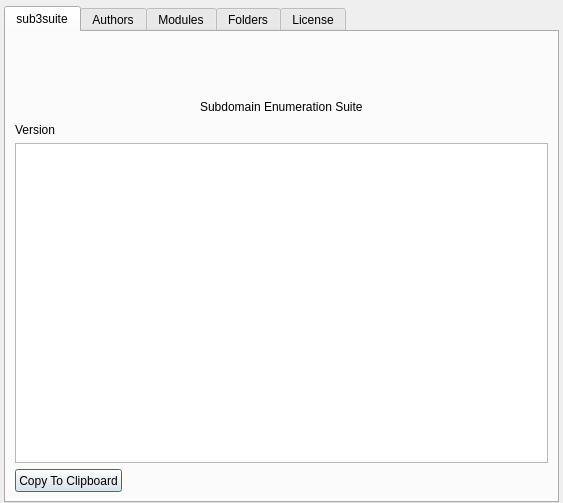
<?xml version="1.0" encoding="UTF-8"?>
<ui version="4.0">
 <class>AboutDialog</class>
 <widget class="QDialog" name="AboutDialog">
  <property name="geometry">
   <rect>
    <x>0</x>
    <y>0</y>
    <width>563</width>
    <height>503</height>
   </rect>
  </property>
  <property name="windowTitle">
   <string>About sub3suite</string>
  </property>
  <layout class="QVBoxLayout" name="verticalLayout">
   <property name="leftMargin">
    <number>4</number>
   </property>
   <property name="topMargin">
    <number>6</number>
   </property>
   <property name="rightMargin">
    <number>4</number>
   </property>
   <property name="bottomMargin">
    <number>0</number>
   </property>
   <item>
    <widget class="QTabWidget" name="tabWidget">
     <property name="currentIndex">
      <number>0</number>
     </property>
     <widget class="QWidget" name="tabSub3Suite">
      <attribute name="title">
       <string>sub3suite</string>
      </attribute>
      <layout class="QVBoxLayout" name="verticalLayout_2">
       <item>
        <layout class="QHBoxLayout" name="horizontalLayout">
         <item>
          <spacer name="horizontalSpacer">
           <property name="orientation">
            <enum>Qt::Horizontal</enum>
           </property>
           <property name="sizeHint" stdset="0">
            <size>
             <width>40</width>
             <height>20</height>
            </size>
           </property>
          </spacer>
         </item>
         <item>
          <widget class="QLabel" name="labelLogo">
           <property name="minimumSize">
            <size>
             <width>200</width>
             <height>50</height>
            </size>
           </property>
           <property name="maximumSize">
            <size>
             <width>16777215</width>
             <height>130</height>
            </size>
           </property>
           <property name="text">
            <string/>
           </property>
          </widget>
         </item>
         <item>
          <spacer name="horizontalSpacer_2">
           <property name="orientation">
            <enum>Qt::Horizontal</enum>
           </property>
           <property name="sizeHint" stdset="0">
            <size>
             <width>40</width>
             <height>20</height>
            </size>
           </property>
          </spacer>
         </item>
        </layout>
       </item>
       <item>
        <layout class="QHBoxLayout" name="horizontalLayout_2">
         <item>
          <spacer name="horizontalSpacer_3">
           <property name="orientation">
            <enum>Qt::Horizontal</enum>
           </property>
           <property name="sizeHint" stdset="0">
            <size>
             <width>40</width>
             <height>20</height>
            </size>
           </property>
          </spacer>
         </item>
         <item>
          <widget class="QLabel" name="label">
           <property name="sizePolicy">
            <sizepolicy hsizetype="Preferred" vsizetype="Maximum">
             <horstretch>0</horstretch>
             <verstretch>0</verstretch>
            </sizepolicy>
           </property>
           <property name="text">
            <string>Subdomain Enumeration Suite</string>
           </property>
          </widget>
         </item>
         <item>
          <spacer name="horizontalSpacer_4">
           <property name="orientation">
            <enum>Qt::Horizontal</enum>
           </property>
           <property name="sizeHint" stdset="0">
            <size>
             <width>40</width>
             <height>20</height>
            </size>
           </property>
          </spacer>
         </item>
        </layout>
       </item>
       <item>
        <widget class="QLabel" name="labelVersion">
         <property name="text">
          <string>Version</string>
         </property>
        </widget>
       </item>
       <item>
        <widget class="QPlainTextEdit" name="plainTextEditDescription">
         <property name="textInteractionFlags">
          <set>Qt::NoTextInteraction</set>
         </property>
        </widget>
       </item>
       <item>
        <layout class="QHBoxLayout" name="horizontalLayout_3">
         <item>
          <widget class="QPushButton" name="buttonCopy">
           <property name="minimumSize">
            <size>
             <width>100</width>
             <height>23</height>
            </size>
           </property>
           <property name="text">
            <string>Copy To Clipboard</string>
           </property>
          </widget>
         </item>
         <item>
          <spacer name="horizontalSpacer_5">
           <property name="orientation">
            <enum>Qt::Horizontal</enum>
           </property>
           <property name="sizeHint" stdset="0">
            <size>
             <width>40</width>
             <height>20</height>
            </size>
           </property>
          </spacer>
         </item>
        </layout>
       </item>
      </layout>
     </widget>
     <widget class="QWidget" name="tabAuthors">
      <attribute name="title">
       <string>Authors</string>
      </attribute>
      <layout class="QVBoxLayout" name="verticalLayout_3">
       <item>
        <widget class="QTableView" name="tableViewContributors">
         <property name="focusPolicy">
          <enum>Qt::NoFocus</enum>
         </property>
         <property name="editTriggers">
          <set>QAbstractItemView::NoEditTriggers</set>
         </property>
         <property name="showGrid">
          <bool>false</bool>
         </property>
         <attribute name="horizontalHeaderCascadingSectionResizes">
          <bool>false</bool>
         </attribute>
         <attribute name="horizontalHeaderMinimumSectionSize">
          <number>200</number>
         </attribute>
         <attribute name="horizontalHeaderDefaultSectionSize">
          <number>200</number>
         </attribute>
         <attribute name="horizontalHeaderHighlightSections">
          <bool>false</bool>
         </attribute>
         <attribute name="horizontalHeaderStretchLastSection">
          <bool>true</bool>
         </attribute>
         <attribute name="verticalHeaderVisible">
          <bool>false</bool>
         </attribute>
         <attribute name="verticalHeaderMinimumSectionSize">
          <number>20</number>
         </attribute>
         <attribute name="verticalHeaderDefaultSectionSize">
          <number>20</number>
         </attribute>
         <attribute name="verticalHeaderHighlightSections">
          <bool>false</bool>
         </attribute>
        </widget>
       </item>
      </layout>
     </widget>
     <widget class="QWidget" name="tabOsintModules">
      <attribute name="title">
       <string>Modules</string>
      </attribute>
      <layout class="QVBoxLayout" name="verticalLayout_4">
       <item>
        <widget class="QTableView" name="tableViewModules">
         <property name="editTriggers">
          <set>QAbstractItemView::NoEditTriggers</set>
         </property>
         <property name="showGrid">
          <bool>false</bool>
         </property>
         <attribute name="horizontalHeaderMinimumSectionSize">
          <number>200</number>
         </attribute>
         <attribute name="horizontalHeaderDefaultSectionSize">
          <number>200</number>
         </attribute>
         <attribute name="horizontalHeaderHighlightSections">
          <bool>false</bool>
         </attribute>
         <attribute name="horizontalHeaderShowSortIndicator" stdset="0">
          <bool>true</bool>
         </attribute>
         <attribute name="horizontalHeaderStretchLastSection">
          <bool>true</bool>
         </attribute>
         <attribute name="verticalHeaderVisible">
          <bool>false</bool>
         </attribute>
         <attribute name="verticalHeaderMinimumSectionSize">
          <number>20</number>
         </attribute>
         <attribute name="verticalHeaderDefaultSectionSize">
          <number>20</number>
         </attribute>
         <attribute name="verticalHeaderHighlightSections">
          <bool>false</bool>
         </attribute>
        </widget>
       </item>
      </layout>
     </widget>
     <widget class="QWidget" name="tabFolders">
      <attribute name="title">
       <string>Folders</string>
      </attribute>
      <layout class="QVBoxLayout" name="verticalLayout_5">
       <item>
        <widget class="QTableView" name="tableViewFolders">
         <property name="editTriggers">
          <set>QAbstractItemView::NoEditTriggers</set>
         </property>
         <attribute name="horizontalHeaderMinimumSectionSize">
          <number>200</number>
         </attribute>
         <attribute name="horizontalHeaderDefaultSectionSize">
          <number>200</number>
         </attribute>
         <attribute name="horizontalHeaderHighlightSections">
          <bool>false</bool>
         </attribute>
         <attribute name="horizontalHeaderShowSortIndicator" stdset="0">
          <bool>true</bool>
         </attribute>
         <attribute name="horizontalHeaderStretchLastSection">
          <bool>true</bool>
         </attribute>
         <attribute name="verticalHeaderVisible">
          <bool>false</bool>
         </attribute>
         <attribute name="verticalHeaderMinimumSectionSize">
          <number>20</number>
         </attribute>
         <attribute name="verticalHeaderDefaultSectionSize">
          <number>20</number>
         </attribute>
         <attribute name="verticalHeaderHighlightSections">
          <bool>false</bool>
         </attribute>
        </widget>
       </item>
      </layout>
     </widget>
     <widget class="QWidget" name="tabLicense">
      <attribute name="title">
       <string>License</string>
      </attribute>
      <layout class="QVBoxLayout" name="verticalLayout_6">
       <item>
        <widget class="QPlainTextEdit" name="plainTextEditLicense">
         <property name="textInteractionFlags">
          <set>Qt::NoTextInteraction</set>
         </property>
        </widget>
       </item>
      </layout>
     </widget>
    </widget>
   </item>
  </layout>
 </widget>
 <resources/>
 <connections/>
</ui>
